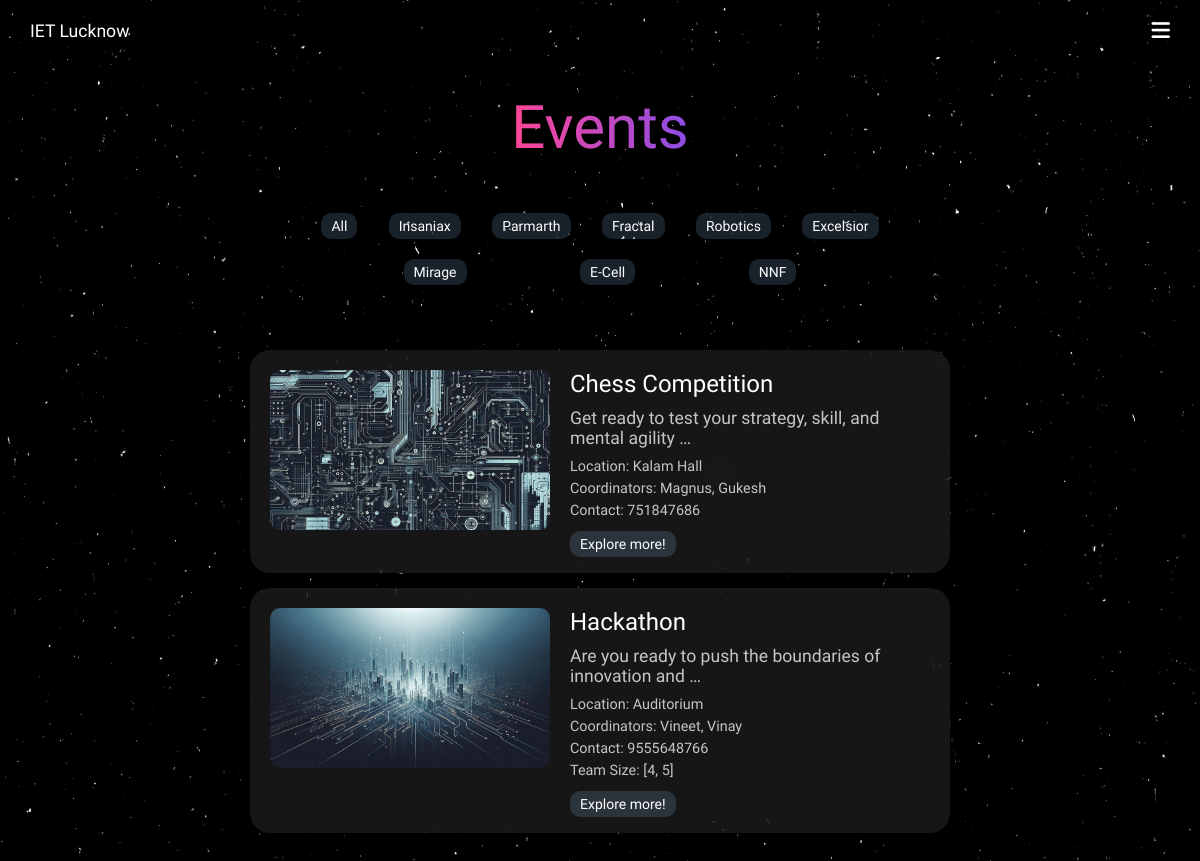
The app's page /events/ (signed in) with its own data.
### events/models.py (models this page shows, shortened)
class AllEventList(models.Model):
    slug = models.SlugField(max_length=100, unique=True)
    eventName = models.CharField(max_length=100)
    eventDescription = models.TextField()
    eventImage = models.ImageField(upload_to="eventImages/")
    club = models.CharField(max_length=100, choices=CLUBS_CHOICES)
    location = models.CharField(max_length=100)
    coordinators = models.CharField(max_length=100)
    contact = models.CharField(max_length=100)
    eventType = models.CharField(max_length=10, choices=EVENT_TYPE_CHOICES)
    eventDate = models.DateField()
    minTeamSize = models.IntegerField(default=1)
    maxTeamSize = models.IntegerField(default=1)
    dateAdded = models.DateTimeField(default=timezone.now)
    def get_absolute_url(self):
        return reverse("eachEvent", args=[self.slug])
    class Meta:
        ordering = ["-dateAdded"]

### events/views.py (the view)
# urls.py: path("events/", views.event_list, name="eventList"),
def event_list(request):
    today = timezone.now().date()
    events = AllEventList.objects.filter(eventDate__gte=today)
    return render(
        request, "events/eventList.html", {"events": events, "clubs": CLUBS_CHOICES}
    )

### templates/events/eventList.html (shortened to what this page needs)
{% extends 'base.html' %}
{% load static %}
{% block css %}
  <link rel="stylesheet" href="{% static 'css/eventList.css' %}" />
{% endblock %}
{% block backgroundImageURL %}
  {% static 'backgrounds/eventsList.jpeg' %}
{% endblock %}
{% block content %}
<main>
    <div class="wrapper">
        <div class="title">
            Events
        </div>
        <div class="club-selector">
            {% for a, b in clubs %}
            <div class="club-button {{a}}">{{b}}</div>
            {% endfor %}
        </div>
        <div class="events">
            {% for event in events %}
                <div class="event {{event.club}}Event {{event.get_absolute_url}}">
                    <div class="left">
                        <img src="{{ event.eventImage.url }}" alt="{{ event.eventName }}">
                    </div>
                    <div class="right">
                        <div class="eventName">{{event.eventName}}</div>
                        <div class="description">{{event.eventDescription|truncatewords:10}}</div>
                        <div class="location">Location: {{event.location}}</div>
                        <div class="coordinators">Coordinators: {{event.coordinators}}</div>
                        <div class="contact">Contact: {{event.contact}}</div>
                        {% if event.eventType == 'team' %}
                            <div class="teamSize">Team Size: [{{event.minTeamSize}}, {{event.maxTeamSize}}]</div>
                        {% endif %}
                        <div class="explore-button">
                            <a href="{{event.get_absolute_url}}" class="explore">Explore more!</a>
                        </div>
                    </div>
                </div>
            {% endfor %}
        </div>
    </div>
</main>
{% endblock content %}

### static/css/base.css (style rules this page uses)
* { padding: 0; margin: 0; box-sizing: border-box; }
body, button { font-family: "Ubuntu", sans-serif; }

### static/css/eventList.css (style rules this page uses)
body { background-size: cover; }
main { display: flex; flex-direction: column; justify-content: center; align-items: center; max-width: 100vw; }
.wrapper { display: flex; flex-direction: column; justify-content: center; align-items: center; max-width: 90vw; }
.title { font-size: 60px; font-weight: 500; background: linear-gradient(90deg, #ff4596, #8c4de4, #629eff); background-size: 200%; -webkit-background-clip: text; -webkit-text-fill-color: transparent; background-clip: text; animation: gradient-animation 9s infinite; padding: 30px 0px 40px 0px; }
.club-selector { display: flex; flex-wrap: wrap; max-width: 90vw; width: 600px; justify-content: space-evenly; align-items: center; padding-bottom: 40px; }
.club-button { color: white; font-size: 14px; padding: 5px 10px; background-color: rgba(149, 205, 255, 0.163); border-radius: 10px; cursor: pointer; margin: 10px 10px; }
.events { min-height: 70vh; }
.event { display: flex; color: white; background-color: rgba(42, 42, 42, 0.531); backdrop-filter: blur(15px); border-radius: 20px; width: 700px; max-width: 90vw; padding: 20px; margin: 15px 10px; }
.event .left img { width: 280px; max-width: 35vw; margin-right: 20px; border-radius: 10px; }
.eventName { font-size: 1.5em; }
.description { font-size: 1.1em; color: rgba(255, 255, 255, 0.752); margin: 10px 0; }
.location, .coordinators, .contact, .teamSize { font-size: 0.9em; color: rgba(255, 255, 255, 0.752); margin: 5px 0; }
.explore-button { margin-top: 15px; }
.explore { text-decoration: none; color: white; font-size: 14px; padding: 5px 10px; background-color: rgba(149, 205, 255, 0.163); border-radius: 10px; cursor: pointer; }

### records on screen
AllEventList: eventImage (picture), eventName "Chess Competition", eventDescription "Get ready to test your strategy, skill, and mental agility …", location "Kalam Hall", coordinators "Magnus, Gukesh", contact "751847686"
AllEventList: eventImage (picture), eventName "Hackathon", eventDescription "Are you ready to push the boundaries of innovation and …", location "Auditorium", coordinators "Vineet, Vinay", contact "9555648766", minTeamSize "4", maxTeamSize "5"

### other values on screen
{{ b }} "All" "Insaniax" "Parmarth" "Fractal" "Robotics" "Excelsior" "Mirage" "E-Cell" "NNF"
